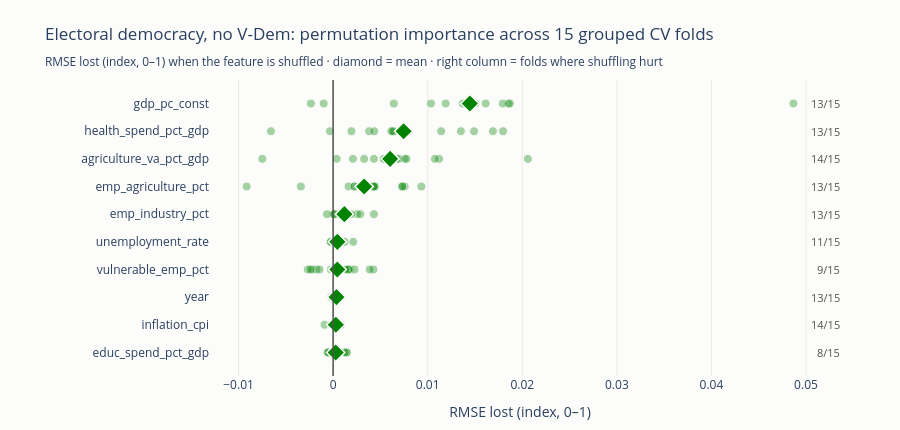

Source (notebook cell):
### Code cell
importance_plot(imp_novdem, GREEN, "Electoral democracy, no V-Dem", "RMSE lost (index, 0–1)")

### Figure 1 — Plotly figure (JSON) as saved in the notebook; plotly's stock layout.template omitted (floating-point values rounded to 4 significant figures)
{"data": [{"hovertemplate": "%{y}<br>fold: %{x:.3f}<extra></extra>", "marker": {"color": "#008300", "line": {"color": "#fcfcfb", "width": 1}, "opacity": 0.35, "size": 9}, "mode": "markers", "showlegend": false, "type": "scatter", "x": [0.001445, 0.0007669, -0.0003035, -0.00017, 0.000554, 0.0005623, -0.0006164, -0.0004518, -0.0001402, 0.001422, 0.001209, 0.0002499, -0.0005032, 0.0001724, -0.0001162], "y": ["educ_spend_pct_gdp", "educ_spend_pct_gdp", "educ_spend_pct_gdp", "educ_spend_pct_gdp", "educ_spend_pct_gdp", "educ_spend_pct_gdp", "educ_spend_pct_gdp", "educ_spend_pct_gdp", "educ_spend_pct_gdp", "educ_spend_pct_gdp", "educ_spend_pct_gdp", "educ_spend_pct_gdp", "educ_spend_pct_gdp", "educ_spend_pct_gdp", "educ_spend_pct_gdp"]}, {"hovertemplate": "%{y}<br>fold: %{x:.3f}<extra></extra>", "marker": {"color": "#008300", "line": {"color": "#fcfcfb", "width": 1}, "opacity": 0.35, "size": 9}, "mode": "markers", "showlegend": false, "type": "scatter", "x": [0.0004352, 0.0001472, 0.0003462, 0.0006574, 0.0005158, 0.0005582, -0.0009083, 0.0008253, 2.82e-05, 0.0003592, 3.252e-05, 0.0001103, 0.000621, 0.0001804, 0.0003985], "y": ["inflation_cpi", "inflation_cpi", "inflation_cpi", "inflation_cpi", "inflation_cpi", "inflation_cpi", "inflation_cpi", "inflation_cpi", "inflation_cpi", "inflation_cpi", "inflation_cpi", "inflation_cpi", "inflation_cpi", "inflation_cpi", "inflation_cpi"]}, {"hovertemplate": "%{y}<br>fold: %{x:.3f}<extra></extra>", "marker": {"color": "#008300", "line": {"color": "#fcfcfb", "width": 1}, "opacity": 0.35, "size": 9}, "mode": "markers", "showlegend": false, "type": "scatter", "x": [0.0003305, 0.0006851, 0.0005437, 0.0004438, -0.0001931, -1.125e-06, 0.0003199, 0.0007959, 0.0006033, 0.0002912, 0.0002606, 5.053e-05, 0.0003519, 0.0005109, 0.0002972], "y": ["year", "year", "year", "year", "year", "year", "year", "year", "year", "year", "year", "year", "year", "year", "year"]}, {"hovertemplate": "%{y}<br>fold: %{x:.3f}<extra></extra>", "marker": {"color": "#008300", "line": {"color": "#fcfcfb", "width": 1}, "opacity": 0.35, "size": 9}, "mode": "markers", "showlegend": false, "type": "scatter", "x": [0.0005376, 0.004253, -0.001758, -0.002181, 0.00176, -0.001439, 0.001605, 0.0001619, -0.0002444, 0.001602, -0.002679, -0.002406, 0.002256, 0.003874, 0.001283], "y": ["vulnerable_emp_pct", "vulnerable_emp_pct", "vulnerable_emp_pct", "vulnerable_emp_pct", "vulnerable_emp_pct", "vulnerable_emp_pct", "vulnerable_emp_pct", "vulnerable_emp_pct", "vulnerable_emp_pct", "vulnerable_emp_pct", "vulnerable_emp_pct", "vulnerable_emp_pct", "vulnerable_emp_pct", "vulnerable_emp_pct", "vulnerable_emp_pct"]}, {"hovertemplate": "%{y}<br>fold: %{x:.3f}<extra></extra>", "marker": {"color": "#008300", "line": {"color": "#fcfcfb", "width": 1}, "opacity": 0.35, "size": 9}, "mode": "markers", "showlegend": false, "type": "scatter", "x": [0.0003249, 0.0009881, 0.0007064, 0.001209, 0.000618, 0.0001478, 7.316e-06, -8.647e-05, -0.0002414, 0.0007298, 0.002126, 0.0002386, 0.0001861, -3.392e-07, -0.0002552], "y": ["unemployment_rate", "unemployment_rate", "unemployment_rate", "unemployment_rate", "unemployment_rate", "unemployment_rate", "unemployment_rate", "unemployment_rate", "unemployment_rate", "unemployment_rate", "unemployment_rate", "unemployment_rate", "unemployment_rate", "unemployment_rate", "unemployment_rate"]}, {"hovertemplate": "%{y}<br>fold: %{x:.3f}<extra></extra>", "marker": {"color": "#008300", "line": {"color": "#fcfcfb", "width": 1}, "opacity": 0.35, "size": 9}, "mode": "markers", "showlegend": false, "type": "scatter", "x": [-2.664e-05, -0.0006549, 0.002524, 0.004315, 0.001165, 0.001, 0.00065, 0.00115, 0.0006141, 0.001894, 0.002882, 0.0007597, 0.0001063, 0.000137, 0.001352], "y": ["emp_industry_pct", "emp_industry_pct", "emp_industry_pct", "emp_industry_pct", "emp_industry_pct", "emp_industry_pct", "emp_industry_pct", "emp_industry_pct", "emp_industry_pct", "emp_industry_pct", "emp_industry_pct", "emp_industry_pct", "emp_industry_pct", "emp_industry_pct", "emp_industry_pct"]}, {"hovertemplate": "%{y}<br>fold: %{x:.3f}<extra></extra>", "marker": {"color": "#008300", "line": {"color": "#fcfcfb", "width": 1}, "opacity": 0.35, "size": 9}, "mode": "markers", "showlegend": false, "type": "scatter", "x": [0.004368, 0.00933, -0.009145, 0.007567, 0.002254, 0.001632, 0.002269, 0.004422, 0.002884, 0.007324, 0.00731, -0.003411, 0.004333, 0.004256, 0.00382], "y": ["emp_agriculture_pct", "emp_agriculture_pct", "emp_agriculture_pct", "emp_agriculture_pct", "emp_agriculture_pct", "emp_agriculture_pct", "emp_agriculture_pct", "emp_agriculture_pct", "emp_agriculture_pct", "emp_agriculture_pct", "emp_agriculture_pct", "emp_agriculture_pct", "emp_agriculture_pct", "emp_agriculture_pct", "emp_agriculture_pct"]}, {"hovertemplate": "%{y}<br>fold: %{x:.3f}<extra></extra>", "marker": {"color": "#008300", "line": {"color": "#fcfcfb", "width": 1}, "opacity": 0.35, "size": 9}, "mode": "markers", "showlegend": false, "type": "scatter", "x": [0.006721, 0.005381, -0.007483, 0.01121, 0.01075, 0.006944, 0.005569, 0.003281, 0.007565, 0.007759, 0.02059, 0.0003789, 0.004317, 0.005362, 0.002097], "y": ["agriculture_va_pct_gdp", "agriculture_va_pct_gdp", "agriculture_va_pct_gdp", "agriculture_va_pct_gdp", "agriculture_va_pct_gdp", "agriculture_va_pct_gdp", "agriculture_va_pct_gdp", "agriculture_va_pct_gdp", "agriculture_va_pct_gdp", "agriculture_va_pct_gdp", "agriculture_va_pct_gdp", "agriculture_va_pct_gdp", "agriculture_va_pct_gdp", "agriculture_va_pct_gdp", "agriculture_va_pct_gdp"]}, {"hovertemplate": "%{y}<br>fold: %{x:.3f}<extra></extra>", "marker": {"color": "#008300", "line": {"color": "#fcfcfb", "width": 1}, "opacity": 0.35, "size": 9}, "mode": "markers", "showlegend": false, "type": "scatter", "x": [0.00788, 0.003813, -0.006575, 0.01351, 0.01797, 0.01491, -0.00033, 0.006384, 0.006372, 0.01143, 0.0169, 0.004353, 0.006149, 0.00194, 0.007096], "y": ["health_spend_pct_gdp", "health_spend_pct_gdp", "health_spend_pct_gdp", "health_spend_pct_gdp", "health_spend_pct_gdp", "health_spend_pct_gdp", "health_spend_pct_gdp", "health_spend_pct_gdp", "health_spend_pct_gdp", "health_spend_pct_gdp", "health_spend_pct_gdp", "health_spend_pct_gdp", "health_spend_pct_gdp", "health_spend_pct_gdp", "health_spend_pct_gdp"]}, {"hovertemplate": "%{y}<br>fold: %{x:.3f}<extra></extra>", "marker": {"color": "#008300", "line": {"color": "#fcfcfb", "width": 1}, "opacity": 0.35, "size": 9}, "mode": "markers", "showlegend": false, "type": "scatter", "x": [0.01506, 0.01869, -0.002348, 0.01857, 0.0137, 0.006419, 0.01443, 0.01034, 0.0119, 0.01613, 0.04867, -0.0009956, 0.01446, 0.01794, 0.01388], "y": ["gdp_pc_const", "gdp_pc_const", "gdp_pc_const", "gdp_pc_const", "gdp_pc_const", "gdp_pc_const", "gdp_pc_const", "gdp_pc_const", "gdp_pc_const", "gdp_pc_const", "gdp_pc_const", "gdp_pc_const", "gdp_pc_const", "gdp_pc_const", "gdp_pc_const"]}, {"hovertemplate": "%{y}<br><b>mean: %{x:.3f}</b><extra></extra>", "marker": {"color": "#008300", "line": {"color": "#fcfcfb", "width": 1.5}, "size": 14, "symbol": "diamond"}, "mode": "markers", "showlegend": false, "type": "scatter", "x": [0.000272, 0.0002871, 0.0003527, 0.0004416, 0.0004466, 0.001191, 0.003281, 0.00603, 0.007453, 0.01446], "y": ["educ_spend_pct_gdp", "inflation_cpi", "year", "vulnerable_emp_pct", "unemployment_rate", "emp_industry_pct", "emp_agriculture_pct", "agriculture_va_pct_gdp", "health_spend_pct_gdp", "gdp_pc_const"]}], "layout": {"annotations": [{"font": {"color": "#52514e", "size": 11}, "showarrow": false, "text": "8/15", "x": 1.02, "xref": "paper", "y": "educ_spend_pct_gdp"}, {"font": {"color": "#52514e", "size": 11}, "showarrow": false, "text": "14/15", "x": 1.02, "xref": "paper", "y": "inflation_cpi"}, {"font": {"color": "#52514e", "size": 11}, "showarrow": false, "text": "13/15", "x": 1.02, "xref": "paper", "y": "year"}, {"font": {"color": "#52514e", "size": 11}, "showarrow": false, "text": "9/15", "x": 1.02, "xref": "paper", "y": "vulnerable_emp_pct"}, {"font": {"color": "#52514e", "size": 11}, "showarrow": false, "text": "11/15", "x": 1.02, "xref": "paper", "y": "unemployment_rate"}, {"font": {"color": "#52514e", "size": 11}, "showarrow": false, "text": "13/15", "x": 1.02, "xref": "paper", "y": "emp_industry_pct"}, {"font": {"color": "#52514e", "size": 11}, "showarrow": false, "text": "13/15", "x": 1.02, "xref": "paper", "y": "emp_agriculture_pct"}, {"font": {"color": "#52514e", "size": 11}, "showarrow": false, "text": "14/15", "x": 1.02, "xref": "paper", "y": "agriculture_va_pct_gdp"}, {"font": {"color": "#52514e", "size": 11}, "showarrow": false, "text": "13/15", "x": 1.02, "xref": "paper", "y": "health_spend_pct_gdp"}, {"font": {"color": "#52514e", "size": 11}, "showarrow": false, "text": "13/15", "x": 1.02, "xref": "paper", "y": "gdp_pc_const"}], "height": 430, "margin": {"b": 50, "l": 210, "r": 70, "t": 80}, "paper_bgcolor": "#fcfcfb", "plot_bgcolor": "#fcfcfb", "shapes": [{"line": {"color": "#52514e", "width": 1.5}, "type": "line", "x0": 0, "x1": 0, "xref": "x", "y0": 0, "y1": 1, "yref": "y domain"}], "title": {"text": "Electoral democracy, no V-Dem: permutation importance across 15 grouped CV folds<br><sub>RMSE lost (index, 0–1) when the feature is shuffled · diamond = mean · right column = folds where shuffling hurt</sub>"}, "xaxis": {"gridcolor": "#eceae5", "title": {"text": "RMSE lost (index, 0–1)"}, "zeroline": false}, "yaxis": {"gridcolor": "rgba(0,0,0,0)"}}}
